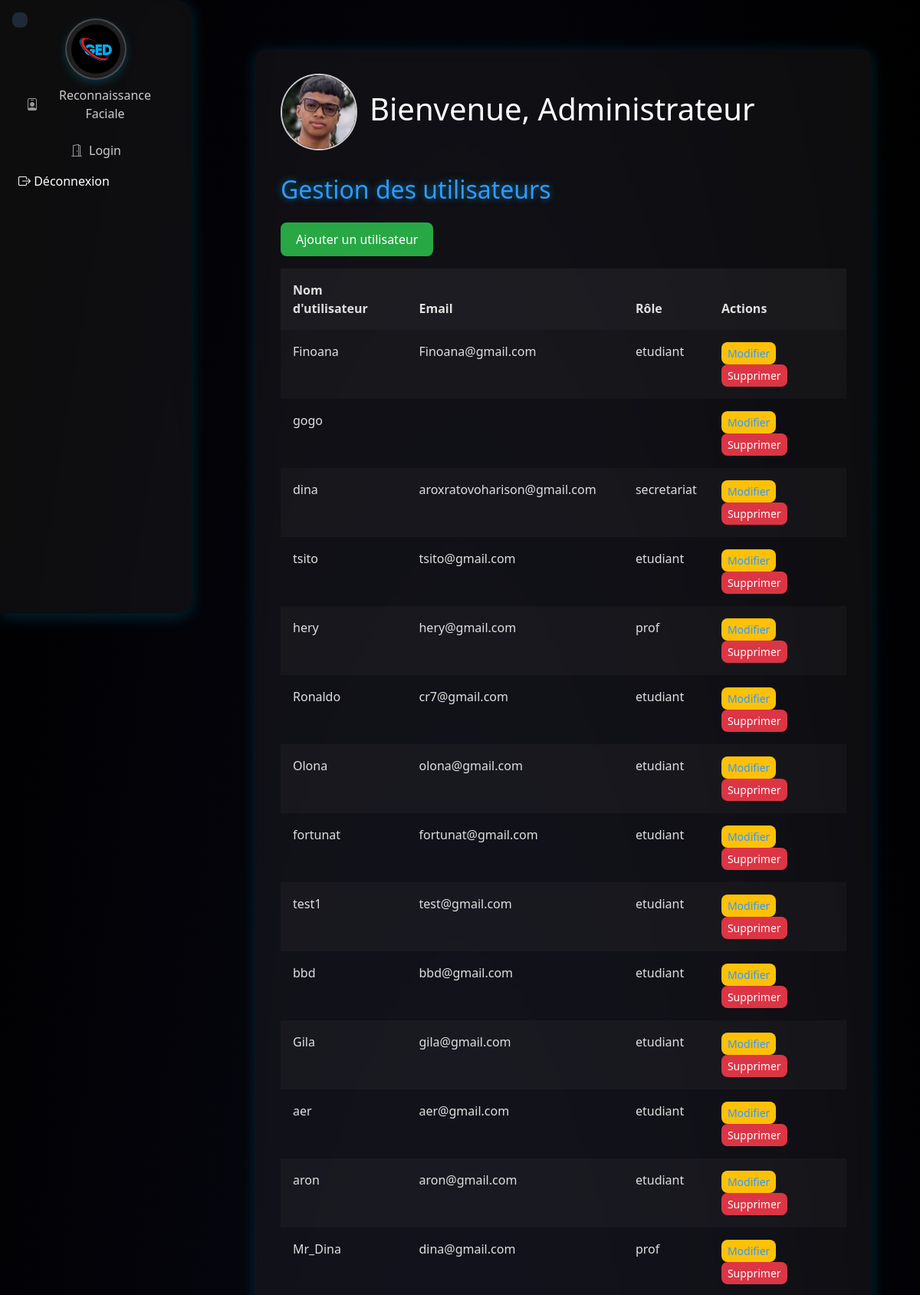
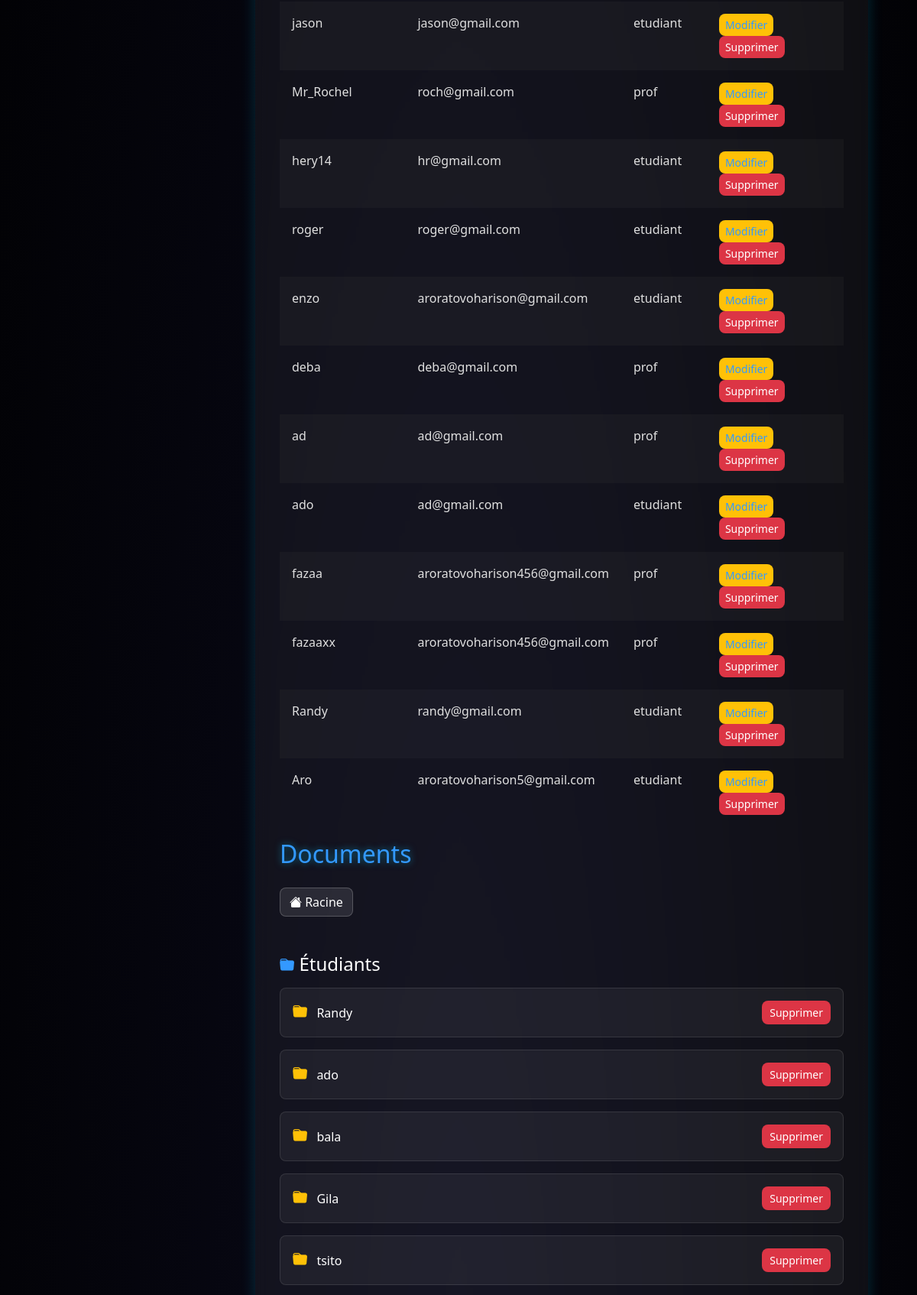
Page /ged/admin/dashboard/ (signed in, upper part) on the committed database (2 pictures, top to bottom).
### app/models.py (models this page shows, shortened)
class CustomUser(AbstractUser):
    ROLE_CHOICES = [
        ('admin', 'Administrateur'),
        ('prof', 'Professeur'),
        ('secretariat', 'Secrétariat'),
        ('etudiant', 'Étudiant'),
    ]
    role = models.CharField(max_length=20, choices=[('etudiant', 'Étudiant'), ('prof', 'Professeur')], default='etudiant')
    photo = models.ImageField(upload_to="photos_users/",blank=True, null=True)

### app/views.py (the view, shortened to what this page needs)
# urls.py: path('admin/dashboard/', views.admin_dashboard, name='admin_dashboard'),
@login_required
def admin_dashboard(request):
    if request.user.role != 'admin':
        return HttpResponseForbidden("Accès réservé à l'administrateur.")
    CustomUser = get_user_model()
    users = CustomUser.objects.exclude(id=request.user.id)  # ne pas afficher l'admin lui-même
    base_path = os.path.join(settings.MEDIA_ROOT, 'documents')
    os.makedirs(base_path, exist_ok=True)
    current_path = request.GET.get('path', '')
    abs_path = os.path.abspath(os.path.join(base_path, current_path))
    if not abs_path.startswith(base_path):
        return HttpResponseForbidden("Chemin non autorisé.")
    folders = []
    files = []
    try:
        for name in os.listdir(abs_path):
            full_path = os.path.join(abs_path, name)
            rel_path = os.path.relpath(full_path, base_path).replace("\\", "/")
            if os.path.isdir(full_path):
                folders.append({'name': name, 'path': rel_path})
            elif os.path.isfile(full_path):
                files.append({'name': name, 'path': rel_path})
    except Exception as e:
        print("Erreur lecture documents :", e)
    return render(request, 'app/admin_dashboard.html', {
        'user': request.user,
        'users': users,
        'folders': folders,
        'files': files,
        'current_path': current_path,
        'MEDIA_URL': settings.MEDIA_URL,
    })

### app/templates/app/admin_dashboard.html (shortened to what this page needs)
{% extends 'app/base.html' %}
{% load static %}
{% block extra_css %}
<link rel="stylesheet" href="https://cdn.jsdelivr.net/npm/bootstrap-icons@1.10.5/font/bootstrap-icons.css">
<link href="https://cdn.jsdelivr.net/npm/bootstrap@5.3.0/dist/css/bootstrap.min.css" rel="stylesheet">
<link rel="stylesheet" href="{% static 'admin.css' %}">
{% endblock %}
{% block main_content %}
<div class="dashboard-container">
    <div class="dashboard-header">
        <img src="{% if user.photo %}{{ user.photo.url }}{% else %}{% static 'Admin.jpg' %}{% endif %}" alt="Photo de profil" class="user-photo">
        <h1>Bienvenue, Administrateur</h1>
    </div>
    <h2>Gestion des utilisateurs</h2>
    <a href="{% url 'register' %}" class="btn btn-success mb-3">Ajouter un utilisateur</a>
    <table class="table table-striped">
        <thead>
            <tr>
                <th>Nom d'utilisateur</th>
                <th>Email</th>
                <th>Rôle</th>
                <th>Actions</th>
            </tr>
        </thead>
        <tbody>
            {% for user in users %}
            <tr>
                <td>{{ user.username }}</td>
                <td>{{ user.email }}</td>
                <td>{{ user.role }}</td>
                <td>
                    <a href="{% url 'edit_user' user.id %}" class="btn btn-warning btn-sm">Modifier</a>
                    <form method="POST" action="{% url 'delete_user' user.id %}" style="display:inline;">
                        <button type="submit" class="btn btn-danger btn-sm">Supprimer</button>
                    </form>
                </td>
            </tr>
            {% endfor %}
        </tbody>
    </table>
    <h2>Documents</h2>
    <button id="root-btn" class="btn btn-secondary mb-3"><i class="bi bi-house-fill"></i> Racine</button>
    <div class="file-list">
        <h4><i class="bi bi-folder-fill"></i> Étudiants</h4>
        <div id="folders-container">
            {% for folder in folders %}
                <div class="file-entry">
                    <div>
                        <i class="bi bi-folder-fill text-warning"></i>
                        <span class="folder-link" data-path="{{ folder.path }}">{{ folder.name }}</span>
                    </div>
                    <form method="POST" action="{% url 'delete_entry' %}">
                        <button class="btn btn-danger btn-sm">Supprimer</button>
                    </form>
                </div>
            {% empty %}
                <p class="text-muted">Aucun dossier.</p>
            {% endfor %}
        </div>
    </div>
</div>
{% endblock %}

### static/base.css (style rules this page uses)
:root { --pharma-blue: #3399ff; --bg-dark: #0a0a1a; --text-light: #ffffff; --transition-speed: 0.4s; }
body { margin: 0; font-family: 'Segoe UI', Tahoma, Geneva, Verdana, sans-serif; min-height: 100vh; background: radial-gradient(ellipse at bottom, var(--bg-dark) 0%, #000000 100%); color: var(--text-light); overflow-x: hidden; position: relative; padding-bottom: 2rem; }

### static/admin.css (style rules this page uses)
:root { --pharma-blue: #3399ff; --bg-dark: #0a0a1a; --text-light: #ffffff; --transition-speed: 0.4s; }
body { background: radial-gradient(ellipse at bottom, var(--bg-dark) 0%, #000000 100%); color: var(--text-light); font-family: 'Segoe UI', Tahoma, Geneva, Verdana, sans-serif; padding: 2rem; min-height: 100vh; position: relative; overflow-x: hidden; }
.dashboard-container { max-width: 1000px; margin: auto; background: rgba(255, 255, 255, 0.05); backdrop-filter: blur(10px); border-radius: 12px; padding: 2rem; box-shadow: 0 4px 20px rgba(0, 204, 255, 0.2); transition: transform var(--transition-speed), box-shadow var(--transition-speed); }
.dashboard-container h2 { font-size: 2rem; color: var(--pharma-blue); margin-bottom: 1.5rem; text-shadow: 0 0 10px rgba(0, 204, 255, 0.5); }
.dashboard-container h4 { font-size: 1.5rem; color: var(--text-light); margin-top: 2rem; margin-bottom: 1rem; }
.btn-success { background-color: #28a745; border: none; border-radius: 8px; padding: 10px 20px; transition: background-color var(--transition-speed), transform var(--transition-speed); }
.btn-warning { background-color: #ffc107; border: none; border-radius: 8px; color: #000; transition: background-color var(--transition-speed), transform var(--transition-speed); }
.btn-danger { background-color: #dc3545; border: none; border-radius: 8px; transition: background-color var(--transition-speed), transform var(--transition-speed); }
.btn-secondary { background-color: rgba(255, 255, 255, 0.1); border: 1px solid rgba(255, 255, 255, 0.2); border-radius: 8px; color: var(--text-light); transition: background-color var(--transition-speed), transform var(--transition-speed); }
.table { background-color: transparent !important; color: #ffffff !important; border-radius: 8px; box-shadow: none; }
.table th, .table td { background-color: transparent !important; color: #e0e0e0 !important; border: none !important; padding: 1rem; }
.table thead { background-color: rgba(255, 255, 255, 0.05) !important; }
.table-striped > tbody > tr:nth-of-type(odd) { background-color: rgba(255, 255, 255, 0.03) !important; }
.table a { color: var(--pharma-blue); text-decoration: none; }
.file-list { margin-top: 2rem; }
.file-entry { background: rgba(255, 255, 255, 0.05); border: 1px solid rgba(255, 255, 255, 0.1); border-radius: 8px; padding: 1rem; margin-bottom: 1rem; display: flex; justify-content: space-between; align-items: center; transition: transform var(--transition-speed), box-shadow var(--transition-speed); }
.file-entry i { margin-right: 0.5rem; }
.file-entry .btn-sm { padding: 5px 10px; }
.bi-folder-fill, .bi-file-earmark-fill, .bi-file-earmark-pdf-fill { font-size: 1.2rem; color: var(--pharma-blue); }
.bi-folder-fill.text-warning { color: #ffc107; }

### app/templates/app/admin_dashboard.html (style rules this page uses)
.dashboard-header { display: flex; align-items: center; justify-content: start; gap: 1rem; margin-bottom: 2rem; }
.user-photo { width: 100px; height: 100px; border-radius: 50%; object-fit: cover; border: 2px solid #ccc; }
.file-entry { cursor: pointer; }

### rows in the picture
CustomUser: username "Finoana", email "Finoana@gmail.com", role "etudiant"
CustomUser: username "gogo"
CustomUser: username "dina", email "aroxratovoharison@gmail.com", role "secretariat"
CustomUser: username "tsito", email "tsito@gmail.com", role "etudiant"
CustomUser: username "hery", email "hery@gmail.com", role "prof"
CustomUser: username "Ronaldo", email "cr7@gmail.com", role "etudiant"
CustomUser: username "Olona", email "olona@gmail.com", role "etudiant"
CustomUser: username "fortunat", email "fortunat@gmail.com", role "etudiant"
CustomUser: username "test1", email "test@gmail.com", role "etudiant"
CustomUser: username "bbd", email "bbd@gmail.com", role "etudiant"
CustomUser: username "Gila", email "gila@gmail.com", role "etudiant"
CustomUser: username "aer", email "aer@gmail.com", role "etudiant"
CustomUser: username "aron", email "aron@gmail.com", role "etudiant"
CustomUser: username "Mr_Dina", email "dina@gmail.com", role "prof"
CustomUser: username "jason", email "jason@gmail.com", role "etudiant"
CustomUser: username "Mr_Rochel", email "roch@gmail.com", role "prof"
CustomUser: username "hery14", email "hr@gmail.com", role "etudiant"
CustomUser: username "roger", email "roger@gmail.com", role "etudiant"
CustomUser: username "enzo", email "aroratovoharison@gmail.com", role "etudiant"
CustomUser: username "deba", email "deba@gmail.com", role "prof"
CustomUser: username "ad", email "ad@gmail.com", role "prof"
CustomUser: username "ado", email "ad@gmail.com", role "etudiant"
CustomUser: username "fazaa", email "aroratovoharison456@gmail.com", role "prof"
CustomUser: username "fazaaxx", email "aroratovoharison456@gmail.com", role "prof"
CustomUser: username "Randy", email "randy@gmail.com", role "etudiant"
CustomUser: username "Aro", email "aroratovoharison5@gmail.com", role "etudiant"

### other values in the picture
{{ folder.name }} "Randy" "ado" "bala" "Gila" "tsito"
